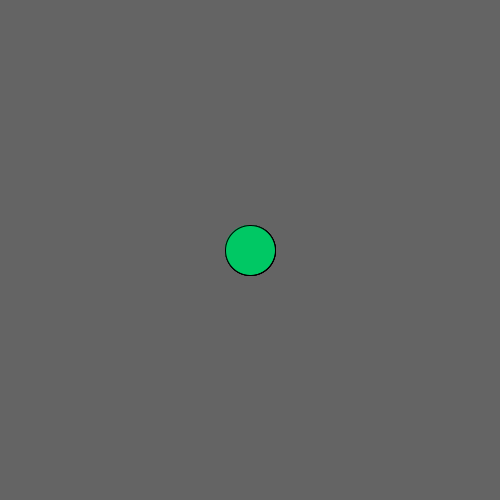
Frame 1 (no input)
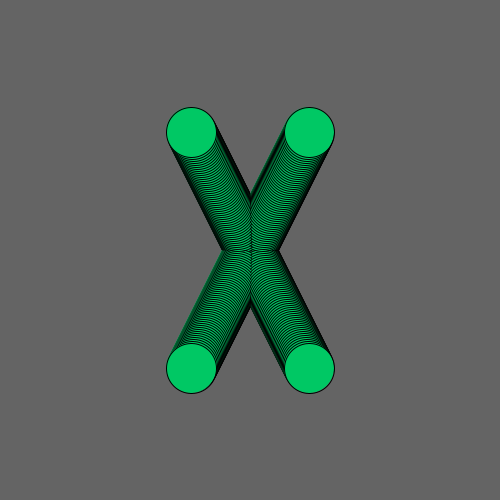
Frame 60 (the mouse pressed at the canvas centre just before this capture)
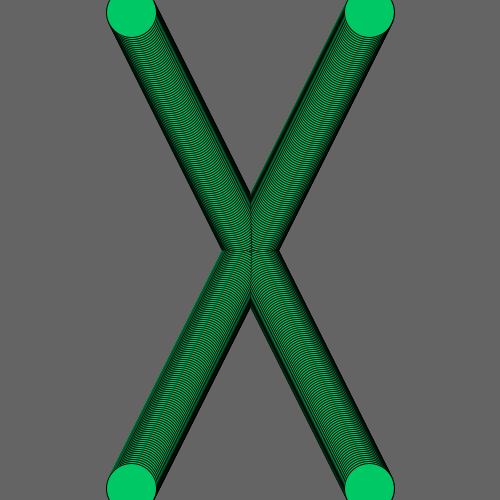
Frame 120 (the mouse held since frame 60 and released just before this capture)

The Processing sketch that drew these frames (run headless with seeded random() and noise(); from frame 60 on, the mouse is pressed at the canvas centre):

// Processing sketch: processing_135366
// ── processing_135366.pde

//variables
Ball myBall;
Ball thatBall;
Ball thisBall;
Ball aBall;

//setup()
void setup(){
  background(100);
  size(500,500);
  myBall =new Ball(width/2,height/2,1,2);  
  thatBall = new Ball(width/2,height/2,-1,2);
  thisBall = new Ball(width/2,height/2,1,-2);
  aBall = new Ball(width/2,height/2,-1,-2);
}
//draw()
void draw(){
  fill(0,200,100);
  myBall.display();
  myBall.move();
  myBall.bounce();
  thatBall.display();
  thatBall.move();
  thatBall.bounce();
  thisBall.display();
  thisBall.move();
  thisBall.bounce();
  aBall.display();
  aBall.move();
  aBall.bounce();
}
//function()


//
class Ball{
  //variables
  int xPos;
  int yPos;
  int xSpeed;
  int ySpeed;
  //Constructor 
  Ball(int _xPos, int _yPos, int _xSpeed, int _ySpeed){
    xPos = _xPos;
    yPos = _yPos;
    xSpeed = _xSpeed;
    ySpeed = _ySpeed;
  }
  //Methods
  void display(){
    ellipse(xPos,yPos,50,50);
  }
  void move(){
    xPos = xPos + xSpeed;
    yPos = yPos + ySpeed;
  }
  void bounce(){
   if(xPos > width || xPos < 0){
    xSpeed = xSpeed * -1; 
  }
   if(yPos > height || yPos < 0){
     ySpeed = ySpeed * -1;
   }
  }
}
